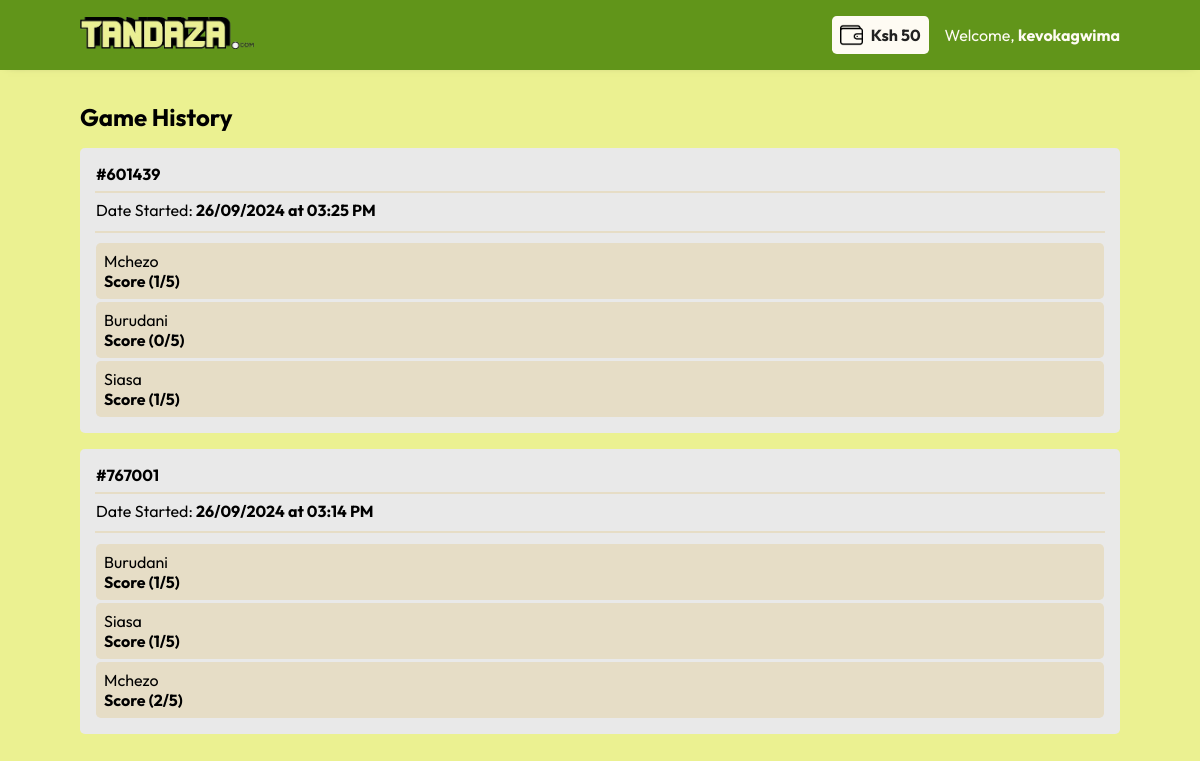
Screenshot of /history (signed in) with the database file from the repository.
### models.py (models this page shows)
class Users(db.Model, UserMixin):
  __tablename__ = "users"
  id = db.Column(db.Integer(), primary_key=True)
  username = db.Column(db.String(50), nullable=False)
  phone_number = db.Column(db.String(10), nullable=False)
  last_login = db.Column(db.DateTime())
  wallet = db.Column(db.Integer, default=0)
  referral_code = db.Column(db.String(10), nullable=False)
  session = db.relationship("Session", backref="owner", lazy=True)
  payment = db.relationship("Payment", backref="user_payment", lazy=True)
  deposit = db.relationship("Deposit", backref="deposits", lazy=True)
  withdraw = db.relationship("Withdrawal", backref="withdrawals", lazy=True)

class Session(db.Model):
  __tablename__ = "session"
  id = db.Column(db.Integer(), primary_key=True)
  unique_id = db.Column(db.Integer(), unique=True)
  date_started = db.Column(db.DateTime(), nullable=False)
  game = db.Column(db.Integer(), db.ForeignKey("games.id"))
  user = db.Column(db.Integer(), db.ForeignKey("users.id"))
  is_active = db.Column(db.Boolean(), default=True)
  rounds = db.relationship("Rounds", backref="round", lazy=True)

class Rounds(db.Model):
  __tablename__ = "rounds"
  id = db.Column(db.Integer(), primary_key=True)
  unique_id = db.Column(db.Integer(), unique=True)
  date_started = db.Column(db.DateTime())
  score = db.Column(db.Integer, default=0)
  session = db.Column(db.Integer(), db.ForeignKey("session.id"))
  game = db.Column(db.Integer(), db.ForeignKey("games.id"))
  is_active = db.Column(db.Boolean(), default=True)

class Games(db.Model):
  __tablename__ = "games"
  id = db.Column(db.Integer(), primary_key=True)
  name = db.Column(db.String(50), nullable=False)
  session = db.relationship("Session", backref="session_game_name", lazy=True)
  rounds = db.relationship("Rounds", backref="round_game", lazy=True)

### app.py (the view)
@app.route("/history")
@login_required
def history():
  sessions = Session.query.filter_by(user=current_user.id).all()
  rounds = Rounds.query.all()
  return render_template("history.html", sessions=sessions, rounds=rounds)

### app.py (called while the page is built)
@login_manager.user_loader
def load_user(user_id):
  try:
    return Users.query.filter_by(id=user_id).first()
  except Exception as e:
    flash(f"{repr(e)}", category="info")

### templates/history.html (shortened to what this page needs)
{% extends "base.html" %}
{% block head %}
{{ super() }}
<link rel="stylesheet" href="{{ url_for('static', filename='css/history.css') }}">
{% endblock %}
{% block body %}
<div class="container">
  <h2>Game History</h2>
  <div class="game-box">
    {% for session in sessions|sort(attribute="date_started", reverse=true) %}
    <div class="game-info">
      <h4>#{{ session.unique_id }}</h4>
      <div class="game-details">
        <p>Date Started: <b>{{ session.date_started.strftime("%d/%m/%Y at %I:%M %p") }}</b></p>
        {% for round in rounds if round.session == session.id %}
        <div class="round-info">
          <p>{{ round.round_game.name }}</p>
          <h4>Score ({{ round.score }}/5)</h4>
        </div>
        {% endfor %}
      </div>
    </div>
    {% endfor %}
  </div>
</div>
{% endblock %}

### templates/base.html (shortened to what this page needs)
<!DOCTYPE html>
<html lang="en">
{% block head %}
<head>
  <link rel="stylesheet" href="{{ url_for('static', filename='css/base.css') }}">
</head>
{% endblock %}
<body>
  <header>
    <div class="logo">
      <a href="{{ url_for('home') }}">
        <img id="logo" src="{{ url_for('static', filename='images/logo.png') }}" alt="tandaza-logo">
      </a>
    </div>
    {% if current_user.is_authenticated %}
    <div class="account">
      <a href="{{ url_for('wallet') }}">
        <div class="wallet">
          <img src="{{ url_for('static', filename='images/wallet.png') }}" alt="">
          <h4>{{ "Ksh {:,}".format(current_user.wallet) }}</h4>
        </div>
      </a>
      <div class="account-box">
        <p>Welcome, <b>{{ current_user.username }}</b></p>
      </div>
    </div>
    {% else %}
    <div class="links">
      <a href="{{ url_for('signup') }}">Sign Up</a>
      <a href="{{ url_for('signin') }}">Sign In</a>
    </div>
    {% endif %}
  </header>
  {% block body %} {% endblock %}
</body>
</html>

### static/css/base.css (style rules this page uses)
* { box-sizing: border-box; margin: 0; padding: 0; }
:root { --main-bgcolor: #fefbf3; --sec-bgcolor: #e9e9e9; --green: #61951a; --yellow: #ebf191; --grey: grey; --other-bgcolor: #e6ddc6; --special-bgcolor: #b980f0; --dark: #212121; --font-1: "Outfit", sans-serif; --font-2: "Outfit", sans-serif; --font-3: "Outfit", sans-serif; --font-4: "Outfit", sans-serif; --radius: 0.3rem; }
body { background-color: var(--yellow); }
header { padding: 1rem 5rem; display: flex; align-items: center; justify-content: space-between; background-color: var(--green); position: sticky; top: 0; z-index: 10; box-shadow: 0 0 10px -8px var(--dark); }
#logo { max-height: 2rem; }
.account { display: flex; align-items: center; gap: 1rem; }
.wallet { cursor: pointer; display: flex; align-items: center; gap: 0.5rem; padding: 0.5rem; background-color: var(--main-bgcolor); border-radius: var(--radius); color: var(--dark); max-width: max-content; }
.wallet img { max-height: 1.4rem; }
.account-box { position: relative; }
.account-box p { color: var(--main-bgcolor); cursor: pointer; }
h1, h2, h3, h4 { font-family: var(--font-1); }
p, span, input, label { font-family: var(--font-3); }
a { text-decoration: none; font-family: var(--font-2); color: var(--special-bgcolor); }

### static/css/history.css (style rules this page uses)
.container { padding: 2rem 5rem; }
.game-box { margin-top: 1rem; display: grid; gap: 1rem; }
.game-info { padding: 1rem; border-radius: var(--radius); background-color: var(--sec-bgcolor); }
.game-details { display: grid; gap: 0.2rem; }
.round-info { padding: 0.5rem; border-radius: var(--radius); background-color: var(--other-bgcolor); }

### rows the page displays
Users: wallet "Ksh 50", username "kevokagwima"
Rounds: round_game.name "Mchezo", score "1"
Rounds: round_game.name "Burudani", score "0"
Rounds: round_game.name "Siasa", score "1"
Rounds: round_game.name "Burudani", score "1"
Rounds: round_game.name "Siasa", score "1"
Rounds: round_game.name "Mchezo", score "2"

### other values shown
{{ session.unique_id }} "601439"
{{ session.date_started.strftime("%d/%m/%Y at %I:%M %p") }} "26/09/2024 at 03:25 PM"
{{ session.unique_id }} "767001"
{{ session.date_started.strftime("%d/%m/%Y at %I:%M %p") }} "26/09/2024 at 03:14 PM"
